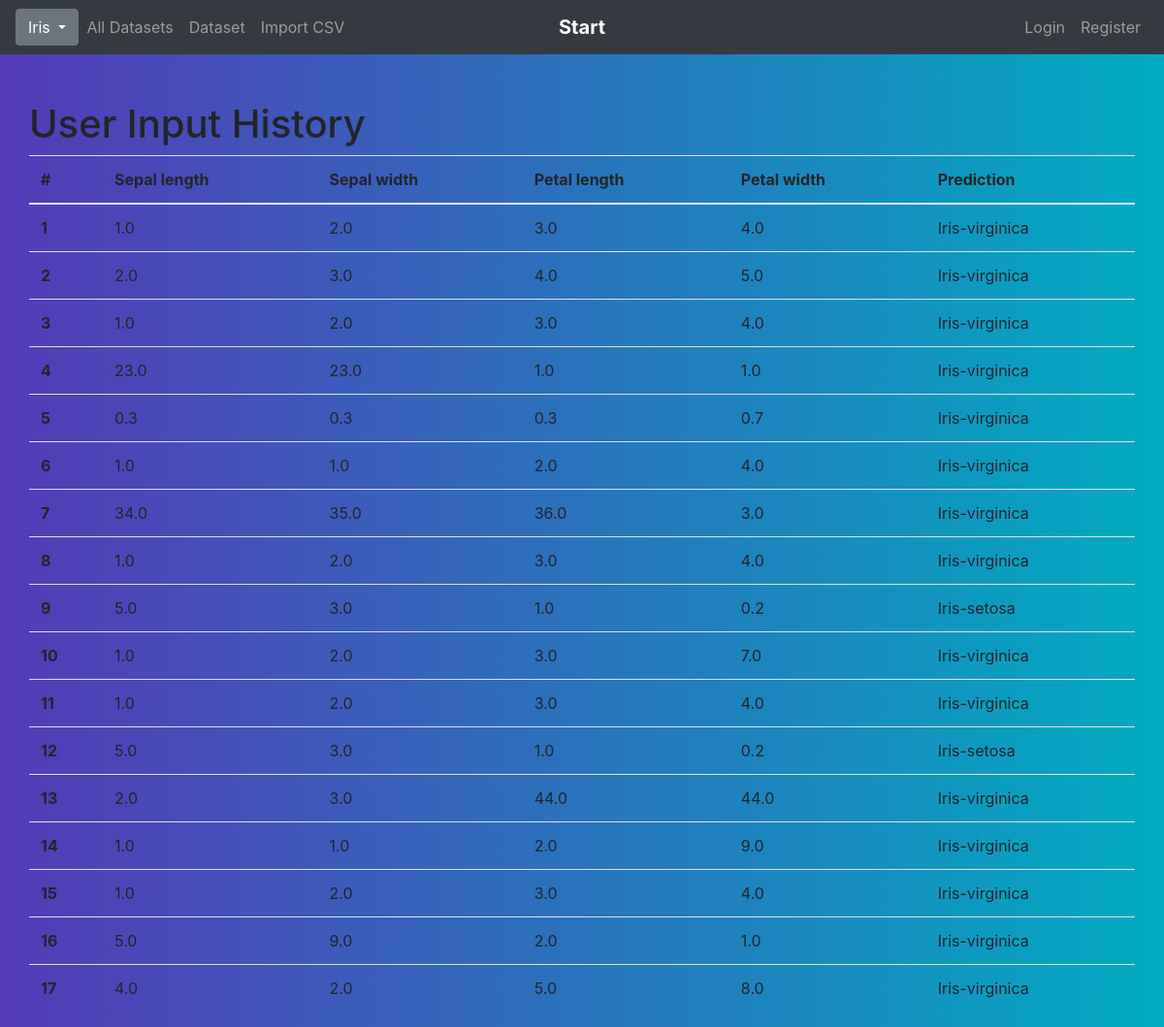
The page /iris_results/ on the database its author committed.
### predict/models.py (models this page shows, shortened)
class PredictionResults(models.Model):
    class Meta:
        verbose_name_plural = "Iris User Input History "
    id = models.AutoField(primary_key=True)
    sepal_length = models.FloatField()
    sepal_width = models.FloatField()
    petal_length = models.FloatField()
    petal_width = models.FloatField()
    classification = models.CharField(max_length=30)

### predict/views.py (the view)
# urls.py: path('iris_results/', views.iris_view_results, name='iris_results'),
def iris_view_results(request):
    data = {"dataset": PredictionResults.objects.all()}
    return render(request, "iris_results.html", data)

### templates/iris_results.html
{% extends "base.html" %}
{% block main %}
    <div class="container pt-5">
        <div class="row">
        <h1>User Input History</h1>
            <table class="table">
                <thead>
                <tr>
                <th scope="col">#</th>
                <th scope="col">Sepal length</th>
                <th scope="col">Sepal width</th>
                <th scope="col">Petal length</th>
                <th scope="col">Petal width</th>
                <th scope="col">Prediction</th>
                </tr>
                </thead>
                <tbody>
                {% for data in dataset %}
                    <tr>
                    <th scope="row">{{ data.id }}</th>
                    <td>{{ data.sepal_length }}</td>
                    <td>{{ data.sepal_width }}</td>
                    <td>{{ data.petal_length }}</td>
                    <td>{{ data.petal_width }}</td>
                    <td>{{ data.classification }}</td>
                    </tr>
                {% endfor %}
                </tbody>
            </table>
        </div>
    </div>
{% endblock %}

### templates/base.html (shortened to what this page needs)
<!doctype html>
<html lang="en">
    <head>
    <link rel="stylesheet" href="https://stackpath.bootstrapcdn.com/bootstrap/4.4.1/css/bootstrap.min.css">
    </head>
    <body>
        <nav class="navbar navbar-expand-md navbar-dark bg-dark">
            <div class="navbar-collapse collapse w-100 order-1 order-md-0 dual-collapse2">
                <div class="dropdown">
                    <button class="btn btn-secondary dropdown-toggle" type="button" id="dropdownMenuButton" data-toggle="dropdown" aria-haspopup="true" aria-expanded="false">
                      Iris
                    </button>
                  </div>
                <ul class="navbar-nav mr-auto">
                    <li class="nav-item">
                        <a class="nav-link" href="/udb">All Datasets</a>
                    </li>
                    <li class="nav-item">
                        <a class="nav-link" href="/udbchoice">Dataset</a>
                    </li>
                    <li class="nav-item">
                        <a class="nav-link" href="/import_data">Import CSV</a>
                    </li>
                </ul>
            </div>
            <div class="mx-auto order-0">
                <a class="navbar-brand mx-auto" href="/"> <b>Start</b> </a>
            </div>
            <div class="navbar-collapse collapse w-100 order-3 dual-collapse2">
                <ul class="navbar-nav ml-auto">
                    {% if user.is_authenticated %}
                    <li>
                        <span><a class="hello-msg" href="/logout">Logout</a></span>
                        <span class="hello-msg">Hello, {{request.user}}</span>
                    </li>
                    {% else %}
                    <li class="nav-item">
                        <a class="nav-link" href="/login">Login</a>
                    </li>
                    <li class="nav-item">
                        <a class="nav-link" href="/register">Register</a>
                    </li>
                    {% endif %}
                </ul>
            </div>
        </nav>
    {% block main %}
    {% endblock %}
    </body>
</html>

### templates/base.html (style rules this page uses)
body { background: rgba(84,58,183,1); background: -webkit-linear-gradient(to right, rgba(84,58,183,1), rgba(0,172,193,1)); background: linear-gradient(to right, rgba(84,58,183,1), rgba(0,172,193,1)); }
a:hover, a:active, a:link, a:visited { background-color: transparent; }

### rows shown on the page
PredictionResults: id "1", sepal_length "1.0", sepal_width "2.0", petal_length "3.0", petal_width "4.0", classification "Iris-virginica"
PredictionResults: id "2", sepal_length "2.0", sepal_width "3.0", petal_length "4.0", petal_width "5.0", classification "Iris-virginica"
PredictionResults: id "3", sepal_length "1.0", sepal_width "2.0", petal_length "3.0", petal_width "4.0", classification "Iris-virginica"
PredictionResults: id "4", sepal_length "23.0", sepal_width "23.0", petal_length "1.0", petal_width "1.0", classification "Iris-virginica"
PredictionResults: id "5", sepal_length "0.3", sepal_width "0.3", petal_length "0.3", petal_width "0.7", classification "Iris-virginica"
PredictionResults: id "6", sepal_length "1.0", sepal_width "1.0", petal_length "2.0", petal_width "4.0", classification "Iris-virginica"
PredictionResults: id "7", sepal_length "34.0", sepal_width "35.0", petal_length "36.0", petal_width "3.0", classification "Iris-virginica"
PredictionResults: id "8", sepal_length "1.0", sepal_width "2.0", petal_length "3.0", petal_width "4.0", classification "Iris-virginica"
PredictionResults: id "9", sepal_length "5.0", sepal_width "3.0", petal_length "1.0", petal_width "0.2", classification "Iris-setosa"
PredictionResults: id "10", sepal_length "1.0", sepal_width "2.0", petal_length "3.0", petal_width "7.0", classification "Iris-virginica"
PredictionResults: id "11", sepal_length "1.0", sepal_width "2.0", petal_length "3.0", petal_width "4.0", classification "Iris-virginica"
PredictionResults: id "12", sepal_length "5.0", sepal_width "3.0", petal_length "1.0", petal_width "0.2", classification "Iris-setosa"
PredictionResults: id "13", sepal_length "2.0", sepal_width "3.0", petal_length "44.0", petal_width "44.0", classification "Iris-virginica"
PredictionResults: id "14", sepal_length "1.0", sepal_width "1.0", petal_length "2.0", petal_width "9.0", classification "Iris-virginica"
PredictionResults: id "15", sepal_length "1.0", sepal_width "2.0", petal_length "3.0", petal_width "4.0", classification "Iris-virginica"
PredictionResults: id "16", sepal_length "5.0", sepal_width "9.0", petal_length "2.0", petal_width "1.0", classification "Iris-virginica"
PredictionResults: id "17", sepal_length "4.0", sepal_width "2.0", petal_length "5.0", petal_width "8.0", classification "Iris-virginica"
